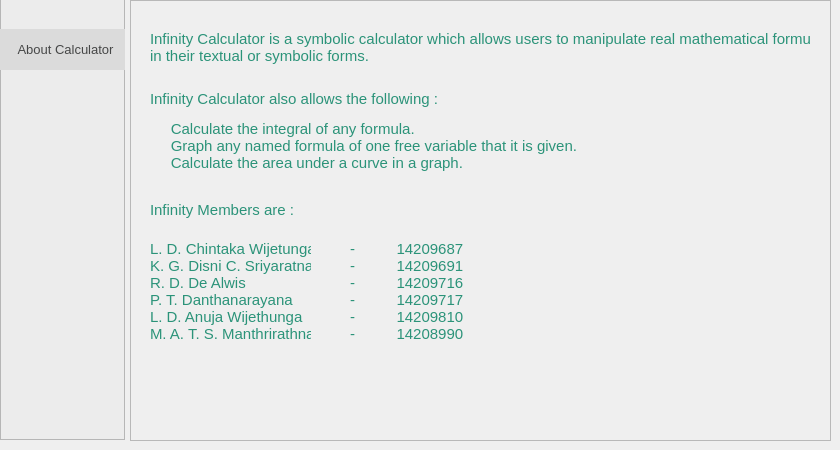
    <widget class="QWidget" name="tab_MainMenu">
     <attribute name="icon">
      <iconset resource="resources.qrc">
       <normaloff>:/resources/resources/listicon.png</normaloff>:/resources/resources/listicon.png</iconset>
     </attribute>
     <attribute name="title">
      <string/>
     </attribute>
     <widget class="QFrame" name="frmFile">
      <property name="geometry">
       <rect>
        <x>0</x>
        <y>-1</y>
        <width>125</width>
        <height>441</height>
       </rect>
      </property>
      <property name="autoFillBackground">
       <bool>false</bool>
      </property>
      <property name="styleSheet">
       <string notr="true">QFrame {
    background-color: rgb(236, 236, 236)
}

QPushButton:hover{background-color:#40bd9e; color:white;}

QPushButton{
 	background-color: #dbdbdb;
    border: 2px;
	color:#464747;

}</string>
      </property>
      <property name="frameShape">
       <enum>QFrame::StyledPanel</enum>
      </property>
      <property name="frameShadow">
       <enum>QFrame::Raised</enum>
      </property>
      <widget class="QPushButton" name="pbAboutUs">
       <property name="geometry">
        <rect>
         <x>0</x>
         <y>30</y>
         <width>131</width>
         <height>41</height>
        </rect>
       </property>
       <property name="font">
        <font>
         <family>Lao UI</family>
         <pointsize>10</pointsize>
         <weight>50</weight>
         <bold>false</bold>
        </font>
       </property>
       <property name="autoFillBackground">
        <bool>false</bool>
       </property>
       <property name="text">
        <string>About Calculator</string>
       </property>
       <property name="flat">
        <bool>true</bool>
       </property>
      </widget>
     </widget>
     <widget class="QFrame" name="frmAboutCalculator">
      <property name="geometry">
       <rect>
        <x>130</x>
        <y>0</y>
        <width>701</width>
        <height>441</height>
       </rect>
      </property>
      <property name="autoFillBackground">
       <bool>false</bool>
      </property>
      <property name="styleSheet">
       <string notr="true"/>
      </property>
      <property name="frameShape">
       <enum>QFrame::StyledPanel</enum>
      </property>
      <property name="frameShadow">
       <enum>QFrame::Raised</enum>
      </property>
      <widget class="QLabel" name="label_8">
       <property name="geometry">
        <rect>
         <x>20</x>
         <y>30</y>
         <width>661</width>
         <height>201</height>
        </rect>
       </property>
       <property name="font">
        <font>
         <family>Lao UI</family>
         <weight>50</weight>
         <bold>false</bold>
        </font>
       </property>
       <property name="styleSheet">
        <string notr="true">QLabel{
	color:rgb(43, 147, 121);
}</string>
       </property>
       <property name="text">
        <string>&lt;html&gt;&lt;head/&gt;&lt;body&gt;&lt;p&gt;&lt;span style=&quot; font-family:'Calibri,sans-serif'; font-size:11pt;&quot;&gt;Infinity Calculator is a symbolic calculator which allows users to manipulate real mathematical formulae &lt;br/&gt;in their textual or symbolic forms. &lt;br/&gt;&lt;/span&gt;&lt;/p&gt;&lt;p&gt;&lt;span style=&quot; font-family:'Calibri,sans-serif'; font-size:11pt;&quot;&gt;Infinity Calculator also allows the following : &lt;/span&gt;&lt;/p&gt;&lt;p&gt;&lt;span style=&quot; font-family:'Calibri,sans-serif'; font-size:11pt;&quot;&gt;     Calculate the integral of any formula.&lt;br/&gt;     Graph any named formula of one free variable that it is given.&lt;br/&gt;     Calculate the area under a curve in a graph.&lt;/span&gt;&lt;/p&gt;&lt;p&gt;&lt;span style=&quot; font-family:'Calibri,sans-serif'; font-size:11pt;&quot;&gt;&lt;br/&gt;Infinity Members are :&lt;/span&gt;&lt;/p&gt;&lt;/body&gt;&lt;/html&gt;</string>
       </property>
       <property name="alignment">
        <set>Qt::AlignLeading|Qt::AlignLeft|Qt::AlignTop</set>
       </property>
      </widget>
      <widget class="QLabel" name="label_9">
       <property name="geometry">
        <rect>
         <x>220</x>
         <y>240</y>
         <width>121</width>
         <height>111</height>
        </rect>
       </property>
       <property name="font">
        <font>
         <family>Lao UI</family>
         <weight>50</weight>
         <bold>false</bold>
        </font>
       </property>
       <property name="styleSheet">
        <string notr="true">QLabel{
	color:rgb(43, 147, 121);
}</string>
       </property>
       <property name="text">
        <string>&lt;html&gt;&lt;head/&gt;&lt;body&gt;&lt;p&gt;&lt;span style=&quot; font-family:'Calibri,sans-serif'; font-size:11pt;&quot;&gt;-&amp;nbsp;&amp;nbsp;&amp;nbsp;&amp;nbsp;&amp;nbsp;&amp;nbsp;&amp;nbsp;&amp;nbsp;&amp;nbsp;&amp;nbsp;14209687&lt;br/&gt;-&amp;nbsp;&amp;nbsp;&amp;nbsp;&amp;nbsp;&amp;nbsp;&amp;nbsp;&amp;nbsp;&amp;nbsp;&amp;nbsp;&amp;nbsp;14209691&lt;br/&gt;-&amp;nbsp;&amp;nbsp;&amp;nbsp;&amp;nbsp;&amp;nbsp;&amp;nbsp;&amp;nbsp;&amp;nbsp;&amp;nbsp;&amp;nbsp;14209716&lt;br/&gt;-&amp;nbsp;&amp;nbsp;&amp;nbsp;&amp;nbsp;&amp;nbsp;&amp;nbsp;&amp;nbsp;&amp;nbsp;&amp;nbsp;&amp;nbsp;14209717&lt;br/&gt;-&amp;nbsp;&amp;nbsp;&amp;nbsp;&amp;nbsp;&amp;nbsp;&amp;nbsp;&amp;nbsp;&amp;nbsp;&amp;nbsp;&amp;nbsp;14209810&lt;br/&gt;-&amp;nbsp;&amp;nbsp;&amp;nbsp;&amp;nbsp;&amp;nbsp;&amp;nbsp;&amp;nbsp;&amp;nbsp;&amp;nbsp;&amp;nbsp;14208990 &lt;/span&gt;&lt;/p&gt;&lt;/body&gt;&lt;/html&gt;</string>
       </property>
       <property name="alignment">
        <set>Qt::AlignLeading|Qt::AlignLeft|Qt::AlignTop</set>
       </property>
      </widget>
      <widget class="QLabel" name="label_10">
       <property name="geometry">
        <rect>
         <x>20</x>
         <y>240</y>
         <width>161</width>
         <height>111</height>
        </rect>
       </property>
       <property name="font">
        <font>
         <family>Lao UI</family>
         <weight>50</weight>
         <bold>false</bold>
        </font>
       </property>
       <property name="styleSheet">
        <string notr="true">QLabel{
	color:rgb(43, 147, 121);
}</string>
       </property>
       <property name="text">
        <string>&lt;html&gt;&lt;head/&gt;&lt;body&gt;&lt;p&gt;&lt;span style=&quot; font-family:'Calibri,sans-serif'; font-size:11pt;&quot;&gt;L. D. Chintaka Wijetunga &lt;br/&gt;K. G. Disni C. Sriyaratna&lt;br/&gt;R. D. De Alwis&lt;br/&gt;P. T. Danthanarayana&lt;br/&gt;L. D. Anuja Wijethunga&lt;br/&gt;M. A. T. S. Manthrirathna&lt;/span&gt;&lt;/p&gt;&lt;/body&gt;&lt;/html&gt;</string>
       </property>
       <property name="alignment">
        <set>Qt::AlignLeading|Qt::AlignLeft|Qt::AlignTop</set>
       </property>
      </widget>
      <widget class="QLabel" name="label_11">
       <property name="geometry">
        <rect>
         <x>410</x>
         <y>200</y>
         <width>291</width>
         <height>221</height>
        </rect>
       </property>
       <property name="text">
        <string/>
       </property>
       <property name="pixmap">
        <pixmap resource="resources.qrc">:/resources/resources/aboutus.png</pixmap>
       </property>
       <property name="scaledContents">
        <bool>true</bool>
       </property>
       <property name="alignment">
        <set>Qt::AlignLeading|Qt::AlignLeft|Qt::AlignTop</set>
       </property>
      </widget>
      <zorder>label_9</zorder>
      <zorder>label_10</zorder>
      <zorder>label_8</zorder>
      <zorder>label_11</zorder>
     </widget>
    </widget>
